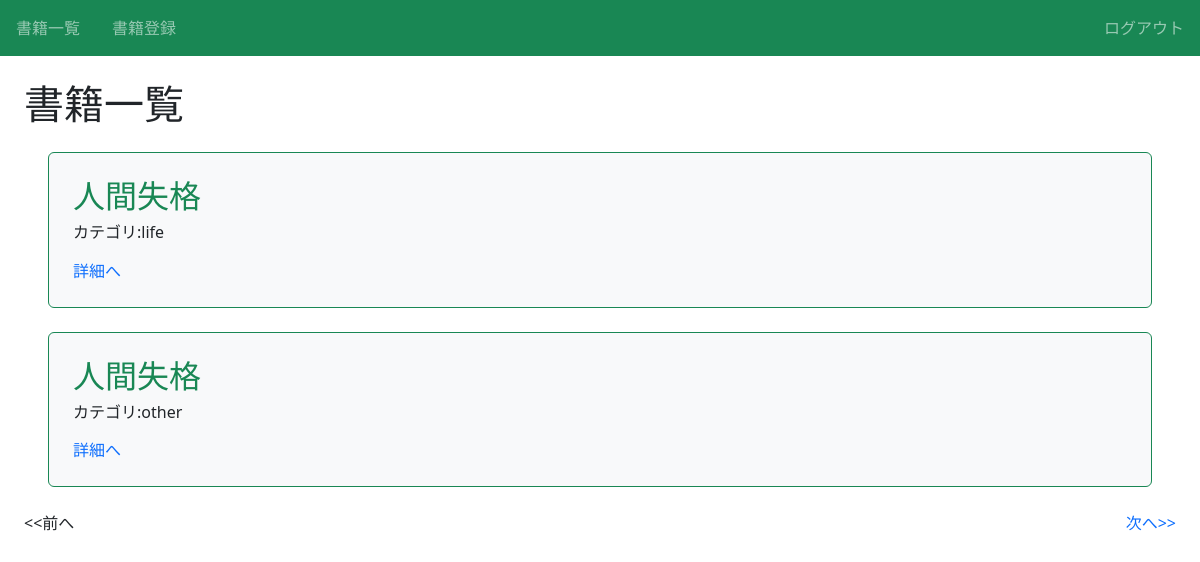
/book/ (signed in), run on an earlier commit of the app's database.
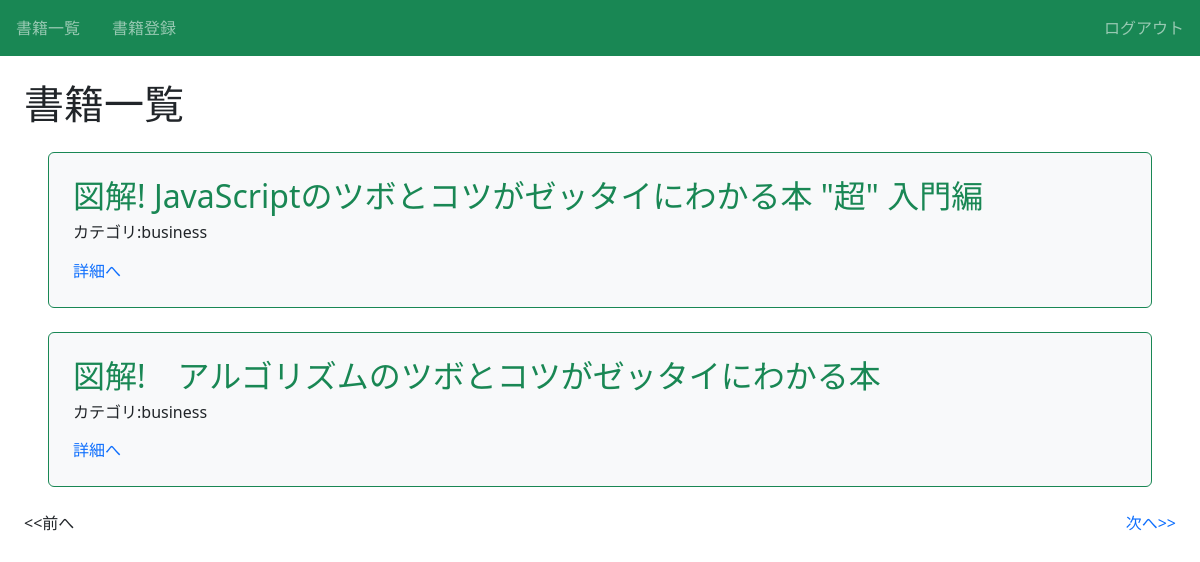
And on a later commit of the database.
### book/models.py (models this page shows, shortened)
class Book(models.Model):
    title = models.CharField(max_length=100)
    text = models.TextField()
    thumbnail = models.ImageField(null=True, blank=True)
    category = models.CharField(
        max_length=100,
        choices=CATEGORY
    )
    user = models.ForeignKey("auth.User", on_delete=models.CASCADE)

### book/views.py (the view)
# urls.py: path("book/", views.ListBookView.as_view(), name="list-book"),
class ListBookView(LoginRequiredMixin,ListView):
    template_name = "book/book_list.html"
    model = Book
    paginate_by = ITEM_PER_PAGE

### book/templates/book/book_list.html (shortened to what this page needs)
<!doctype html>
<html lang="en">
<head>
    <link href="https://cdn.jsdelivr.net/npm/bootstrap@5.3.0/dist/css/bootstrap.min.css" rel="stylesheet"
>
</head>
<body>
    {% extends 'base.html' %}
    {% block h1 %}書籍一覧{% endblock %}
    {% block content %}
    {% for item in object_list %}
    <div class="p-4 m-4 bg-light border border-success rounded">
        <h2 class="text-success">{{ item.title }}</h2>
        <h6>カテゴリ:{{ item.category }}</h6>
        <div class="mt-3">
            <a href="{% url 'detail-book' item.pk %}">詳細へ</a>
        </div>
    </div>
        {% endfor %}
        {% include "book/components/pagination.html" %}
        {% endblock content %}

### templates/base.html (shortened to what this page needs)
{% load static %}
<!doctype html>
<html lang="en">
<head>
    <link href="https://cdn.jsdelivr.net/npm/bootstrap@5.3.0/dist/css/bootstrap.min.css" rel="stylesheet"
>
    <link rel="stylesheet" type="text/css" href="{% static 'book/css/style.css' %}">
</head>
<body>
    <nav class="navbar navbar-dark bg-success sticky-top">
        <div class="navbar-nav d-flex flex-row">
            <a class="nav-link mx-3" href="{% url 'list-book' %}">書籍一覧</a>
            <a class="nav-link mx-3" href="{% url 'create-book' %}">書籍登録</a>
        </div>
        <div class="navbar-nav d flex flex-row">
            {% if request.user.is_authenticated %}
                <form action="{% url 'accounts:logout' %}" method="post">
                    <button type="submit" class="nav-link mx-3">ログアウト</button>
                </form>
            {% else %}
                <a class="nav-link mx-3" href="{% url 'accounts:login' %}">ログイン</a>
                <a class="nav-link mx-3" href="{% url 'accounts:signup' %}">会員登録</a>
            {% endif %}
        </div>
    </nav>
    <div class="p-4">
        <h1>{% block h1 %}{% endblock %}</h1>
        {% block content %}{% endblock content %}
    </div>
</body>
</html>

### book/templates/book/components/pagination.html
{% if page_obj.has_other_pages %}
<ul class="list-unstyled m-0 d-flex justify-content-between">
    {% if page_obj.has_previous %}
    <li><a href="?page={{ page_obj.previous_page_number }}">&lt;&lt;前へ</a></li>
    {% else %}
    <li class="text-method">&lt;&lt;前へ</li>
    {% endif %}
    {% if page_obj.has_next %}
    <li><a href="?page={{ page_obj.next_page_number }}">次へ&gt;&gt;</a></li>
    {% else %}
    <li class="text-muted">次へ&gt;&gt;</li>
    {% endif %}
</ul>
{% endif %}

### book/static/book/css/style.css (style rules this page uses)
a { text-decoration: none; }

What changed in the data, as far as the page shows it:
removed Book: title "人間失格", category "life"
removed Book: title "人間失格", category "other"
added Book: title "図解! JavaScriptのツボとコツがゼッタイにわかる本 \"超\" 入門編", category "business"
added Book: title "図解! アルゴリズムのツボとコツがゼッタイにわかる本", category "business"
